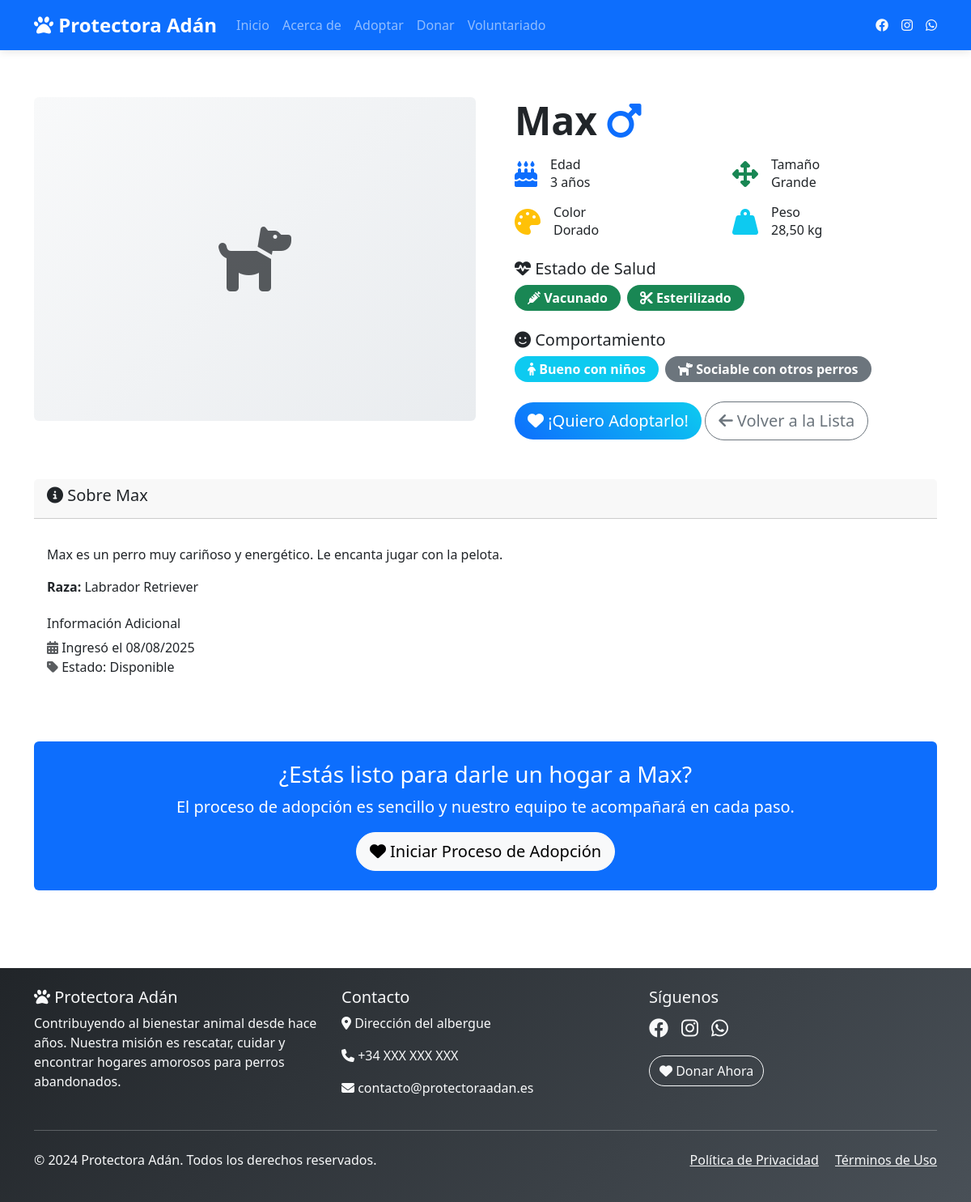
Screenshot of /adopciones/perro/1/ with the database file from the repository.
### adopciones/models.py (models this page shows, shortened)
class Perro(models.Model):
    TAMANO_CHOICES = [
        ('pequeño', 'Pequeño'),
        ('mediano', 'Mediano'),
        ('grande', 'Grande'),
    ]
    SEXO_CHOICES = [
        ('macho', 'Macho'),
        ('hembra', 'Hembra'),
    ]
    COLOR_CHOICES = [
        ('negro', 'Negro'),
        ('blanco', 'Blanco'),
        ('marron', 'Marrón'),
        ('dorado', 'Dorado'),
        ('gris', 'Gris'),
        ('mixto', 'Mixto'),
    ]
    ESTADO_CHOICES = [
        ('disponible', 'Disponible'),
        ('en_proceso', 'En proceso de adopción'),
        ('adoptado', 'Adoptado'),
    ]
    nombre = models.CharField(max_length=100)
    edad = models.PositiveIntegerField(help_text="Edad en años")
    tamano = models.CharField(max_length=10, choices=TAMANO_CHOICES)
    sexo = models.CharField(max_length=10, choices=SEXO_CHOICES)
    color = models.CharField(max_length=10, choices=COLOR_CHOICES)
    raza = models.CharField(max_length=100, blank=True)
    descripcion = models.TextField()
    imagen = models.ImageField(upload_to='perros/', blank=True, null=True)
    vacunado = models.BooleanField(default=False)
    esterilizado = models.BooleanField(default=False)
    estado = models.CharField(max_length=15, choices=ESTADO_CHOICES, default='disponible')
    fecha_ingreso = models.DateField(auto_now_add=True)
    peso = models.DecimalField(max_digits=5, decimal_places=2, null=True, blank=True, help_text="Peso en kg")
    bueno_con_niños = models.BooleanField(default=True)
    bueno_con_otros_perros = models.BooleanField(default=True)
    necesidades_especiales = models.TextField(blank=True, help_text="Descripción de necesidades especiales")
    class Meta:
        verbose_name = "Perro"
        verbose_name_plural = "Perros"
        ordering = ['-fecha_ingreso']

### adopciones/views.py (the view)
# urls.py: path('perro/<int:perro_id>/', views.detalle_perro, name='detalle_perro'),
def detalle_perro(request, perro_id):
    perro = get_object_or_404(Perro, id=perro_id)
    context = {
        'perro': perro,
    }
    return render(request, 'adopciones/detalle_perro.html', context)

### templates/adopciones/detalle_perro.html (shortened to what this page needs)
{% extends 'base.html' %}
{% load static %}
{% block content %}
<div class="container py-5">
    <div class="row">
        <div class="col-lg-6">
            {% if perro.imagen %}
            <img src="{{ perro.imagen.url }}" class="img-fluid rounded shadow" alt="{{ perro.nombre }}">
            {% else %}
            <div class="bg-light rounded d-flex align-items-center justify-content-center" style="height: 400px;">
                <i class="fas fa-dog fa-5x text-muted"></i>
            </div>
            {% endif %}
        </div>
        <div class="col-lg-6">
            <div class="ps-lg-4">
                <h1 class="display-5 fw-bold mb-3">
                    {{ perro.nombre }}
                    {% if perro.sexo == 'macho' %}
                    <i class="fas fa-mars text-primary"></i>
                    {% else %}
                    <i class="fas fa-venus text-danger"></i>
                    {% endif %}
                </h1>
                <div class="row g-3 mb-4">
                    <div class="col-6">
                        <div class="d-flex align-items-center">
                            <i class="fas fa-birthday-cake fa-2x text-primary me-3"></i>
                            <div>
                                <h6 class="mb-0">Edad</h6>
                                <span>{{ perro.edad }} año{{ perro.edad|pluralize }}</span>
                            </div>
                        </div>
                    </div>
                    <div class="col-6">
                        <div class="d-flex align-items-center">
                            <i class="fas fa-arrows-alt fa-2x text-success me-3"></i>
                            <div>
                                <h6 class="mb-0">Tamaño</h6>
                                <span>{{ perro.get_tamano_display }}</span>
                            </div>
                        </div>
                    </div>
                    <div class="col-6">
                        <div class="d-flex align-items-center">
                            <i class="fas fa-palette fa-2x text-warning me-3"></i>
                            <div>
                                <h6 class="mb-0">Color</h6>
                                <span>{{ perro.get_color_display }}</span>
                            </div>
                        </div>
                    </div>
                    {% if perro.peso %}
                    <div class="col-6">
                        <div class="d-flex align-items-center">
                            <i class="fas fa-weight-hanging fa-2x text-info me-3"></i>
                            <div>
                                <h6 class="mb-0">Peso</h6>
                                <span>{{ perro.peso }} kg</span>
                            </div>
                        </div>
                    </div>
                    {% endif %}
                </div>
                <div class="mb-4">
                    <h5><i class="fas fa-heartbeat"></i> Estado de Salud</h5>
                    <div class="d-flex flex-wrap gap-2">
                        {% if perro.vacunado %}
                        <span class="badge bg-success fs-6"><i class="fas fa-syringe"></i> Vacunado</span>
                        {% else %}
                        <span class="badge bg-warning text-dark fs-6"><i class="fas fa-syringe"></i> Pendiente vacunación</span>
                        {% endif %}
                        {% if perro.esterilizado %}
                        <span class="badge bg-success fs-6"><i class="fas fa-cut"></i> Esterilizado</span>
                        {% else %}
                        <span class="badge bg-warning text-dark fs-6"><i class="fas fa-cut"></i> Pendiente esterilización</span>
                        {% endif %}
                    </div>
                </div>
                <div class="mb-4">
                    <h5><i class="fas fa-smile"></i> Comportamiento</h5>
                    <div class="d-flex flex-wrap gap-2">
                        {% if perro.bueno_con_niños %}
                        <span class="badge bg-info fs-6"><i class="fas fa-child"></i> Bueno con niños</span>
                        {% endif %}
                        {% if perro.bueno_con_otros_perros %}
                        <span class="badge bg-secondary fs-6"><i class="fas fa-dog"></i> Sociable con otros perros</span>
                        {% endif %}
                    </div>
                </div>
                <div class="d-grid gap-2 d-md-block">
                    <a href="{% url 'adopciones:solicitar_adopcion' perro.id %}" class="btn btn-primary btn-lg">
                        <i class="fas fa-heart"></i> ¡Quiero Adoptarlo!
                    </a>
                    <a href="{% url 'adopciones:lista_perros' %}" class="btn btn-outline-secondary btn-lg">
                        <i class="fas fa-arrow-left"></i> Volver a la Lista
                    </a>
                </div>
            </div>
        </div>
    </div>
    <div class="row mt-5">
        <div class="col-12">
            <div class="card">
                <div class="card-header">
                    <h5><i class="fas fa-info-circle"></i> Sobre {{ perro.nombre }}</h5>
                </div>
                <div class="card-body">
                    <p class="card-text">{{ perro.descripcion|linebreaks }}</p>
                    {% if perro.raza %}
                    <p><strong>Raza:</strong> {{ perro.raza }}</p>
                    {% endif %}
                    <div class="row mt-4">
                        <div class="col-md-6">
                            <h6>Información Adicional</h6>
                            <ul class="list-unstyled">
                                <li><i class="fas fa-calendar-alt text-muted"></i> Ingresó el {{ perro.fecha_ingreso|date:"d/m/Y" }}</li>
                                <li><i class="fas fa-tag text-muted"></i> Estado: {{ perro.get_estado_display }}</li>
                            </ul>
                        </div>
                    </div>
                </div>
            </div>
        </div>
    </div>
    <div class="row mt-5">
        <div class="col-12">
            <div class="text-center bg-primary text-white rounded p-4">
                <h3>¿Estás listo para darle un hogar a {{ perro.nombre }}?</h3>
                <p class="lead">El proceso de adopción es sencillo y nuestro equipo te acompañará en cada paso.</p>
                <a href="{% url 'adopciones:solicitar_adopcion' perro.id %}" class="btn btn-light btn-lg">
                    <i class="fas fa-heart"></i> Iniciar Proceso de Adopción
                </a>
            </div>
        </div>
    </div>
</div>
{% endblock %}

### static/css/style.css (style rules this page uses)
:root { --primary-color: #0d6efd; --secondary-color: #6c757d; --success-color: #198754; --info-color: #0dcaf0; --warning-color: #ffc107; --danger-color: #dc3545; --light-color: #f8f9fa; --dark-color: #212529; }
.card { transition: transform 0.3s ease, box-shadow 0.3s ease; border: none; border-radius: 15px; }
.btn { border-radius: 25px; font-weight: 500; transition: all 0.3s ease; }
.btn-primary { background: linear-gradient(45deg, var(--primary-color), #0dcaf0); border: none; }
.bg-light { background: linear-gradient(135deg, #f8f9fa 0%, #e9ecef 100%) !important; }
.badge { border-radius: 20px; padding: 0.5em 1em; }

### rows the page displays
Perro: nombre "Max", edad "3", tamano "Grande", color "Dorado", peso "28,50", descripcion "Max es un perro muy cariñoso y energético. Le encanta jugar con la pelota.", raza "Labrador Retriever", fecha_ingreso "08/08/2025", estado "Disponible"
